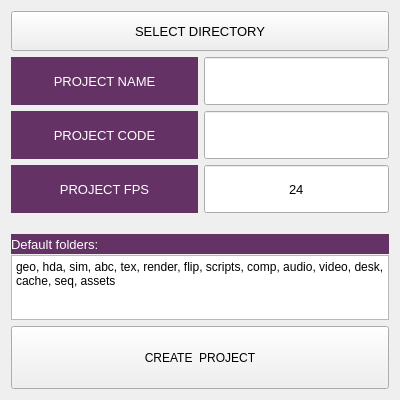
<?xml version="1.0" encoding="UTF-8"?>
<ui version="4.0">
 <class>Form</class>
 <widget class="QWidget" name="Form">
  <property name="geometry">
   <rect>
    <x>0</x>
    <y>0</y>
    <width>400</width>
    <height>400</height>
   </rect>
  </property>
  <property name="minimumSize">
   <size>
    <width>400</width>
    <height>400</height>
   </size>
  </property>
  <property name="maximumSize">
   <size>
    <width>400</width>
    <height>400</height>
   </size>
  </property>
  <property name="windowTitle">
   <string>Form</string>
  </property>
  <property name="styleSheet">
   <string notr="true">QLabel
{
background-color: rgb(100, 50, 100);
}

QLabel
{
color:white;
}</string>
  </property>
  <layout class="QVBoxLayout" name="verticalLayout">
   <item>
    <widget class="QPushButton" name="bt_directory">
     <property name="sizePolicy">
      <sizepolicy hsizetype="Minimum" vsizetype="Preferred">
       <horstretch>0</horstretch>
       <verstretch>0</verstretch>
      </sizepolicy>
     </property>
     <property name="minimumSize">
      <size>
       <width>0</width>
       <height>15</height>
      </size>
     </property>
     <property name="maximumSize">
      <size>
       <width>16777215</width>
       <height>40</height>
      </size>
     </property>
     <property name="font">
      <font>
       <pointsize>10</pointsize>
      </font>
     </property>
     <property name="styleSheet">
      <string notr="true">background-image: url(:/1/UV_checker_Map_byValle.jpg);</string>
     </property>
     <property name="text">
      <string>SELECT DIRECTORY</string>
     </property>
    </widget>
   </item>
   <item>
    <layout class="QGridLayout" name="gridLayout">
     <item row="0" column="1">
      <widget class="QLineEdit" name="le_proj_name">
       <property name="minimumSize">
        <size>
         <width>0</width>
         <height>48</height>
        </size>
       </property>
       <property name="font">
        <font>
         <pointsize>10</pointsize>
        </font>
       </property>
       <property name="alignment">
        <set>Qt::AlignCenter</set>
       </property>
      </widget>
     </item>
     <item row="0" column="0">
      <widget class="QLabel" name="lb_name">
       <property name="minimumSize">
        <size>
         <width>0</width>
         <height>48</height>
        </size>
       </property>
       <property name="font">
        <font>
         <pointsize>10</pointsize>
        </font>
       </property>
       <property name="styleSheet">
        <string notr="true">QLabel
{
background-color: rgb(100, 50, 100);
}</string>
       </property>
       <property name="text">
        <string>PROJECT NAME</string>
       </property>
       <property name="alignment">
        <set>Qt::AlignCenter</set>
       </property>
      </widget>
     </item>
     <item row="2" column="0">
      <widget class="QLabel" name="lb_fps">
       <property name="minimumSize">
        <size>
         <width>187</width>
         <height>48</height>
        </size>
       </property>
       <property name="font">
        <font>
         <pointsize>10</pointsize>
        </font>
       </property>
       <property name="mouseTracking">
        <bool>false</bool>
       </property>
       <property name="styleSheet">
        <string notr="true"/>
       </property>
       <property name="text">
        <string>PROJECT FPS</string>
       </property>
       <property name="alignment">
        <set>Qt::AlignCenter</set>
       </property>
      </widget>
     </item>
     <item row="2" column="1">
      <widget class="QLineEdit" name="le_fps">
       <property name="minimumSize">
        <size>
         <width>0</width>
         <height>48</height>
        </size>
       </property>
       <property name="font">
        <font>
         <pointsize>10</pointsize>
        </font>
       </property>
       <property name="text">
        <string>24</string>
       </property>
       <property name="alignment">
        <set>Qt::AlignCenter</set>
       </property>
      </widget>
     </item>
     <item row="1" column="1">
      <widget class="QLineEdit" name="le_proj">
       <property name="minimumSize">
        <size>
         <width>0</width>
         <height>48</height>
        </size>
       </property>
       <property name="font">
        <font>
         <pointsize>10</pointsize>
        </font>
       </property>
       <property name="alignment">
        <set>Qt::AlignCenter</set>
       </property>
      </widget>
     </item>
     <item row="1" column="0">
      <widget class="QLabel" name="lb_code">
       <property name="sizePolicy">
        <sizepolicy hsizetype="Fixed" vsizetype="Fixed">
         <horstretch>0</horstretch>
         <verstretch>0</verstretch>
        </sizepolicy>
       </property>
       <property name="minimumSize">
        <size>
         <width>187</width>
         <height>48</height>
        </size>
       </property>
       <property name="font">
        <font>
         <pointsize>10</pointsize>
        </font>
       </property>
       <property name="styleSheet">
        <string notr="true">QLabel
{
background-color: rgb(100, 50, 100);
}

QLabel
{
color:white;
}
</string>
       </property>
       <property name="text">
        <string>PROJECT CODE</string>
       </property>
       <property name="alignment">
        <set>Qt::AlignCenter</set>
       </property>
      </widget>
     </item>
     <item row="4" column="0" colspan="2">
      <widget class="QLabel" name="lb_folders">
       <property name="minimumSize">
        <size>
         <width>0</width>
         <height>20</height>
        </size>
       </property>
       <property name="maximumSize">
        <size>
         <width>16777215</width>
         <height>10</height>
        </size>
       </property>
       <property name="font">
        <font>
         <pointsize>10</pointsize>
        </font>
       </property>
       <property name="text">
        <string>Default folders:</string>
       </property>
       <property name="alignment">
        <set>Qt::AlignLeading|Qt::AlignLeft|Qt::AlignVCenter</set>
       </property>
      </widget>
     </item>
     <item row="3" column="0">
      <spacer name="verticalSpacer">
       <property name="orientation">
        <enum>Qt::Vertical</enum>
       </property>
       <property name="sizeType">
        <enum>QSizePolicy::Fixed</enum>
       </property>
       <property name="sizeHint" stdset="0">
        <size>
         <width>5</width>
         <height>10</height>
        </size>
       </property>
      </spacer>
     </item>
    </layout>
   </item>
   <item>
    <widget class="QPlainTextEdit" name="qpt_folders">
     <property name="maximumSize">
      <size>
       <width>16777215</width>
       <height>65</height>
      </size>
     </property>
     <property name="plainText">
      <string>geo, hda, sim, abc, tex, render, flip, scripts, comp, audio, video, desk, cache, seq, assets</string>
     </property>
    </widget>
   </item>
   <item>
    <widget class="QPushButton" name="bt_create_project">
     <property name="sizePolicy">
      <sizepolicy hsizetype="Minimum" vsizetype="Preferred">
       <horstretch>0</horstretch>
       <verstretch>0</verstretch>
      </sizepolicy>
     </property>
     <property name="minimumSize">
      <size>
       <width>0</width>
       <height>10</height>
      </size>
     </property>
     <property name="maximumSize">
      <size>
       <width>16777215</width>
       <height>80</height>
      </size>
     </property>
     <property name="text">
      <string>CREATE  PROJECT</string>
     </property>
    </widget>
   </item>
  </layout>
 </widget>
 <resources>
  <include location="../../../../Desktop/bg.qrc"/>
 </resources>
 <connections/>
</ui>
